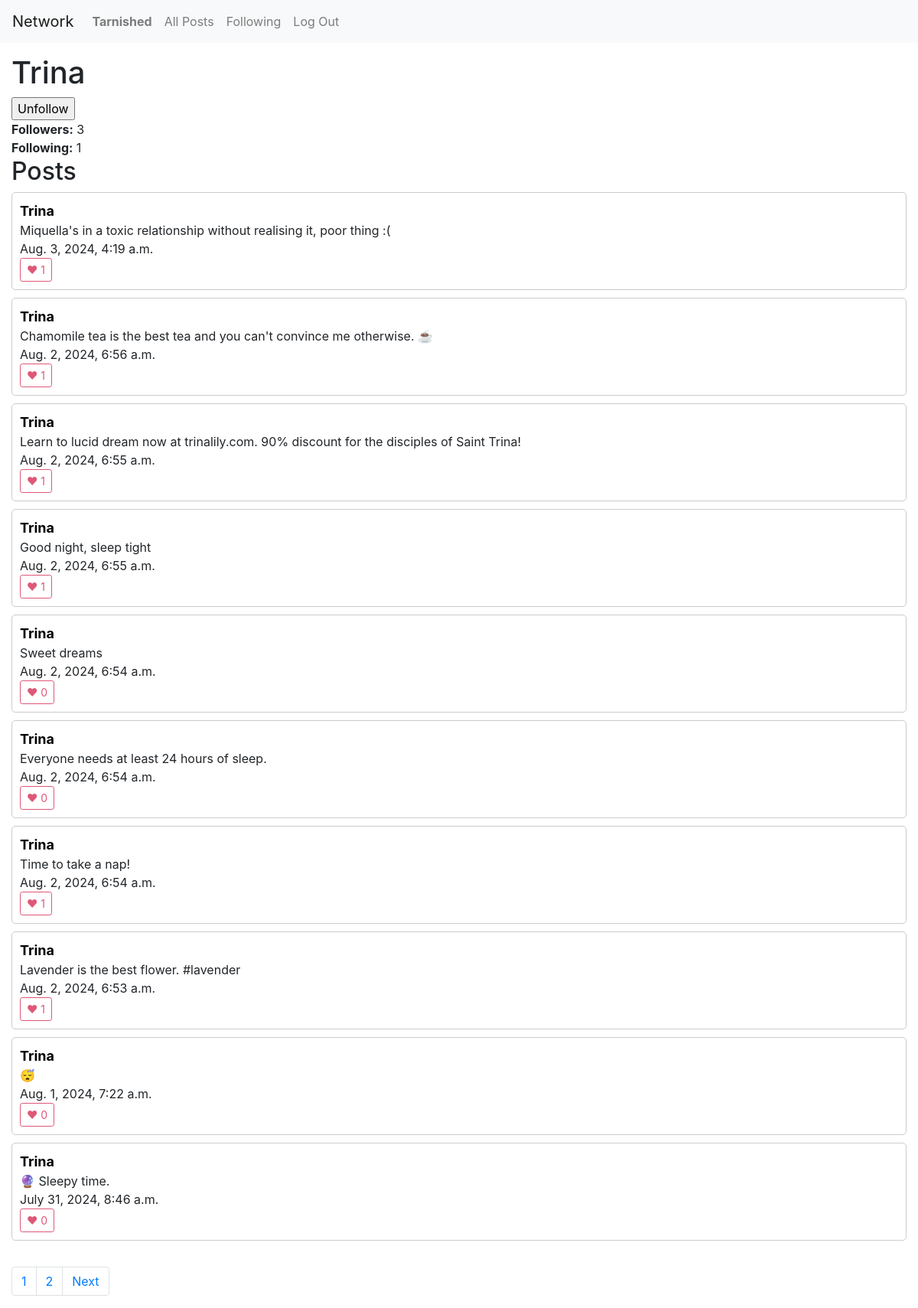
Page /users/Trina/page1 (signed in) on the committed database.
### network/models.py (models this page shows, shortened)
class User(AbstractUser):
    followers = models.ManyToManyField('self', related_name="following", null=True)
    following = models.ManyToManyField('self', related_name="followers",null=True)

class Post(models.Model):
    user = models.ForeignKey("User", on_delete=models.CASCADE, related_name="posts")
    content = models.TextField(blank=True)
    timestamp = models.DateTimeField(auto_now_add=True)
    likes = models.IntegerField(default=0)
    likes_users = models.ManyToManyField("User", related_name="likes", null=True)

### network/views.py (the view)
# urls.py: path("users/<str:username>/page<int:page_num>", views.user, name="user"),
def user(request, username, page_num):
    user_data = User.objects.filter(username=username)[0]
    posts = Post.objects.filter(user=user_data)
    posts = posts.order_by("-timestamp").all()
    if request.user.id == user_data.id:
        not_user = False
        is_following = None
    else:
        not_user = True
        is_following = request.user.followers.filter(id=user_data.id).exists()
    p = Paginator(posts, 10)
    page_obj = p.get_page(page_num)
    prev_page = None
    has_prev_page = False
    if page_obj.has_previous():
        prev_page = page_obj.previous_page_number()
        has_prev_page = True
    next_page = None
    has_next_page = False
    if page_obj.has_next():
        next_page = page_obj.next_page_number()
        has_next_page = True
    return render(request, 'network/user.html', {
        "user_data": user_data,
        "username": user_data.username,
        "followers": user_data.followers.count(),
        "following": user_data.following.count(),
        "posts": page_obj,
        "not_user": not_user,
        "is_following": is_following,
        "pages": p,
        "has_prev_page": has_prev_page,
        "prev_page": prev_page,
        "has_next_page": has_next_page,
        "next_page": next_page,
    })

### network/templates/network/user.html (shortened to what this page needs)
{% extends "network/layout.html" %}
{% load static %}
{% block body %}
    <h1>{{ username }}</h1>
    <div class="button-container">
        {% if not_user %}
            {% if is_following %}
                <form action="{% url 'unfollow' user_data.id %}" method="post">
                    <input type="submit" value="Unfollow" class="top-btn">
                </form>
            {% else %}
                <form action="{% url 'follow' user_data.id %}" method="post" class="top-btn">
                    {% csrf_token %}
                    <input class="top-btn" type="submit" value="Follow">
                </form>
            {% endif %}
        {% endif %}
    </div>
    <b>Followers:</b> {{ followers }} <br>
    <b>Following:</b> {{ following }}
    <h2>Posts</h2>
    {% for post in posts %}
        <div id="post-container">
            <a href="{% url 'user' post.user.username 1 %}" class="username-link">{{ post.user.username }}</a>
            <div id="content-{{ post.id }}">{{ post.content }}</div>
            {{ post.timestamp }} <br>
            <button id="like-{{ post.id }}" onclick="toggle_like({{ post.id }})" class="like-btn">♥ {{ post.likes_users.count }}</button>
        </div>
    {% endfor %}
    <br>
    <nav aria-label="Page navigation example">
        <ul class="pagination">
          {% for page in pages %}
            <li class="page-item"><a class="page-link"  href="{% url 'user' username page.number%}">{{ page.number }}</a></li>
          {% endfor %}
          {% if has_next_page %}
            <li class="page-item"><a class="page-link" href="{% url 'user' username next_page %}">Next</a></li>
          {% endif  %}
        </ul>
      </nav>
{% endblock %}

### network/templates/network/layout.html (shortened to what this page needs)
{% load static %}
<!DOCTYPE html>
<html lang="en">
    <head>
        <link rel="stylesheet" href="https://stackpath.bootstrapcdn.com/bootstrap/4.4.1/css/bootstrap.min.css">
        <link href="{% static 'network/styles.css' %}" rel="stylesheet">
    </head>
    <body>
        <nav class="navbar navbar-expand-lg navbar-light bg-light">
            <a class="navbar-brand" href="#">Network</a>
            <div>
              <ul class="navbar-nav mr-auto">
                {% if user.is_authenticated %}
                    <li class="nav-item">
                        <a id="nav-username" class="nav-link" href="{% url 'user' user.username 1 %}"><strong>{{ user.username }}</strong></a>
                    </li>
                {% endif %}
                <li class="nav-item">
                  <a class="nav-link" href="{% url 'index' %}">All Posts</a>
                </li>
                {% if user.is_authenticated %}
                    <li class="nav-item">
                        <a class="nav-link" href="{% url 'following' 1%}">Following</a>
                    </li>
                    <li class="nav-item">
                        <a class="nav-link" href="{% url 'logout' %}">Log Out</a>
                    </li>
                {% endif %}
              </ul>
            </div>
          </nav>
        <div class="body">
            {% block body %}
            {% endblock %}
        </div>
    </body>
</html>

### network/static/network/styles.css (style rules this page uses)
.body { margin:15px; }
#post-container { align-items: center; border: 1px solid #ccc; padding: 10px; margin-bottom: 10px; border-radius: 5px; }
.username-link { color:black; font-weight: bold; font-size: large; }
.like-btn { display: inline-block; font-weight: 400; text-align: center; vertical-align: middle; user-select: none; background-color: transparent; border: 1px solid transparent; transition: color .15s ease-in-out,background-color .15s ease-in-out,border-color .15s ease-in-out,box-shadow .15s ease-in-out; padding: .25rem .5rem; font-size: .875rem; line-height: 1.5; border-radius: .2rem; color: #de5877; border-color: #de5877; }

### rows in the picture
User: username "Tarnished"
User: username "Trina"
Post: user.username "Trina", content "Miquella's in a toxic relationship without realising it, poor thing :(", timestamp "Aug. 3, 2024, 4:19 a.m.", likes_users.count "1"
Post: user.username "Trina", content "Chamomile tea is the best tea and you can't convince me otherwise. ☕️", timestamp "Aug. 2, 2024, 6:56 a.m.", likes_users.count "1"
Post: user.username "Trina", content "Learn to lucid dream now at trinalily.com. 90% discount for the disciples of Saint Trina!", timestamp "Aug. 2, 2024, 6:55 a.m.", likes_users.count "1"
Post: user.username "Trina", content "Good night, sleep tight", timestamp "Aug. 2, 2024, 6:55 a.m.", likes_users.count "1"
Post: user.username "Trina", content "Sweet dreams", timestamp "Aug. 2, 2024, 6:54 a.m.", likes_users.count "0"
Post: user.username "Trina", content "Everyone needs at least 24 hours of sleep.", timestamp "Aug. 2, 2024, 6:54 a.m.", likes_users.count "0"
Post: user.username "Trina", content "Time to take a nap!", timestamp "Aug. 2, 2024, 6:54 a.m.", likes_users.count "1"
Post: user.username "Trina", content "Lavender is the best flower. #lavender", timestamp "Aug. 2, 2024, 6:53 a.m.", likes_users.count "1"
Post: user.username "Trina", content "😴", timestamp "Aug. 1, 2024, 7:22 a.m.", likes_users.count "0"
Post: user.username "Trina", content "🔮 Sleepy time.", timestamp "July 31, 2024, 8:46 a.m.", likes_users.count "0"

### other values in the picture
{{ followers }} "3"
{{ following }} "1"
{{ page.number }} "1" "2"
